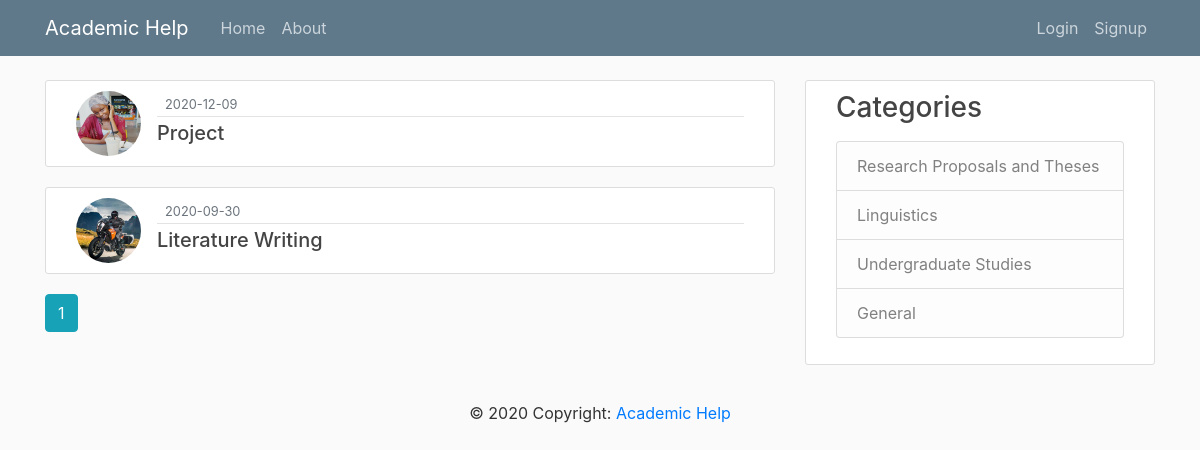
/cat/3, run on an earlier commit of the app's database.
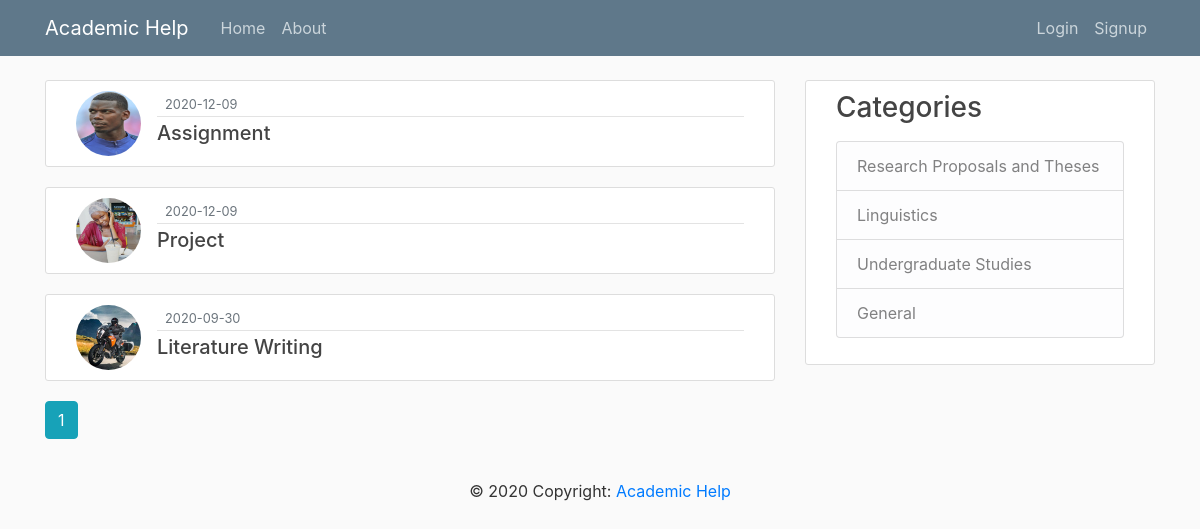
And on a later commit of the database.
### app/models.py (models this page shows, shortened)
class Post(db.Model):
    id = db.Column(db.Integer, primary_key=True)
    title = db.Column(db.String(100), nullable=False)
    date_posted = db.Column(db.DateTime, nullable=False,
                            default=datetime.utcnow)
    content = db.Column(db.Text, nullable=False)
    category = db.Column(db.Text)
    user_id = db.Column(db.Integer, db.ForeignKey('user.id'), nullable=False)

class User(db.Model, UserMixin):
    id = db.Column(db.Integer, primary_key=True)
    username = db.Column(db.String(20), unique=True, nullable=False)
    email = db.Column(db.String(120), unique=True, nullable=False)
    image_file = db.Column(db.String(20), nullable=False,
                           default='default-pic.jpg')
    password = db.Column(db.String(60), nullable=False)
    posts = db.relationship('Post', backref='author', lazy=True)

### app/posts/routes.py (the view)
@posts.route("/cat/<int:category>")
def category_posts(category):
    page = request.args.get('page', 1, type=int)
    cat = Post.query.filter_by(category=category).first_or_404()
    posts = Post.query.filter_by(category=category)\
        .order_by(Post.date_posted.desc())\
        .paginate(page=page, per_page=5)
    return render_template('category_posts.html', category=cat, posts=posts)

### app/templates/category_posts.html (shortened to what this page needs)
{% extends "layout.html" %}
{% block content %}
    {% for post in posts.items %}
        <article class="media content-section">
          <img class="rounded-circle article-img" src="{{ url_for('static', filename='profile_pics/' + post.author.image_file) }}">
          <div class="media-body">
            <div class="article-metadata">
              <small class="text-muted">{{ post.date_posted.strftime('%Y-%m-%d') }}</small>
            </div>
            <h5><a class="article-title" href="{{ url_for('posts.post', post_id=post.id) }}">{{ post.title }}</a></h5>
          </div>
        </article>
    {% endfor %}
    {% for page_num in posts.iter_pages(left_edge=1, right_edge=1, left_current=1, right_current=2) %}
      {% if page_num %}
        {% if posts.page == page_num %}
          <a class="btn btn-info mb-4" href="{{ url_for('posts.category_posts', category=category.category, page=page_num) }}">{{ page_num }}</a>
        {% else %}
          <a class="btn btn-outline-info mb-4" href="{{ url_for('posts.category_posts', category=category.category, page=page_num) }}">{{ page_num }}</a>
        {% endif %}
      {% else %}
        ...
      {% endif %}
    {% endfor %}
{% endblock content %}

### app/templates/layout.html (shortened to what this page needs)
<!DOCTYPE html>
<html>
<head>
    <link rel="stylesheet" href="https://maxcdn.bootstrapcdn.com/bootstrap/4.0.0/css/bootstrap.min.css">
    <link rel="stylesheet" type="text/css" href="{{ url_for('static', filename='main.css') }}">
</head>
<body>
    <header class="site-header">
      <nav class="navbar navbar-expand-md navbar-dark bg-steel fixed-top">
        <div class="container">
          <a class="navbar-brand mr-4" href="/">Academic Help</a>
          <div class="collapse navbar-collapse" id="navbarToggle">
            <div class="navbar-nav mr-auto">
              <a class="nav-item nav-link" href="{{ url_for('main.home') }}">Home</a>
              <a class="nav-item nav-link" href="{{ url_for('main.about') }}">About</a>
            </div>
            <div class="navbar-nav">
              {% if current_user.is_authenticated %}
                <a class="nav-item nav-link" href="{{ url_for('posts.new_post') }}">Submit your concern</a>
                <a class="nav-item nav-link" href="{{ url_for('users.account') }}">Profile</a>
                <a class="nav-item nav-link" href="{{ url_for('users.logout') }}">logout</a>
              {% else %}
                <a class="nav-item nav-link" href="{{ url_for('users.login') }}">Login</a>
                <a class="nav-item nav-link" href="{{ url_for('users.register') }}">Signup</a>
              {% endif %}
            </div>
          </div>
        </div>
      </nav>
    </header>
    <main role="main" class="container">
      <div class="row">
        <div class="col-md-8">
          {% block content %}{% endblock %}
        </div>
        <div class="col-md-4">
          <div class="content-section">
            <h3>Categories</h3>
            <p class='text-muted'>
              <ul class="list-group">
                <a class="list-group-item list-group-item-light" href="{{ url_for('posts.category_posts', category =1) }}">Research Proposals and Theses</a>
                <a class="list-group-item list-group-item-light" href="{{ url_for('posts.category_posts', category =2) }}">Linguistics</a>
                <a class="list-group-item list-group-item-light" href="{{ url_for('posts.category_posts', category =3) }}">Undergraduate Studies</a>
                <a class="list-group-item list-group-item-light" href="{{ url_for('posts.category_posts', category =4) }}">General</a>
              </ul>
            </p>
          </div>
        </div>
      </div>
    </main>
<footer class="page-footer font-small blue">
  <div class="footer-copyright text-center py-3">© 2020 Copyright:
    <a href="/">Academic Help</a>
  </div>
</footer>
</body>
</html>

### app/static/main.css (style rules this page uses)
body { background: #fafafa; color: #333333; margin-top: 5rem; }
h1, h2, h3, h4, h5, h6 { color: #444444; }
.bg-steel { background-color: #5f788a; }
.site-header .navbar-nav .nav-link { color: #cbd5db; }
.content-section { background: #ffffff; padding: 10px 30px; border: 1px solid #dddddd; border-radius: 3px; margin-bottom: 20px; }
.article-title { color: #444444; }
.article-img { height: 65px; width: 65px; margin-right: 16px; }
.article-metadata { padding-bottom: 1px; margin-bottom: 4px; border-bottom: 1px solid #e3e3e3; }

What changed in the data, as far as the page shows it:
added Post: image_file (picture), date_posted "2020-12-09", title "Assignment"
